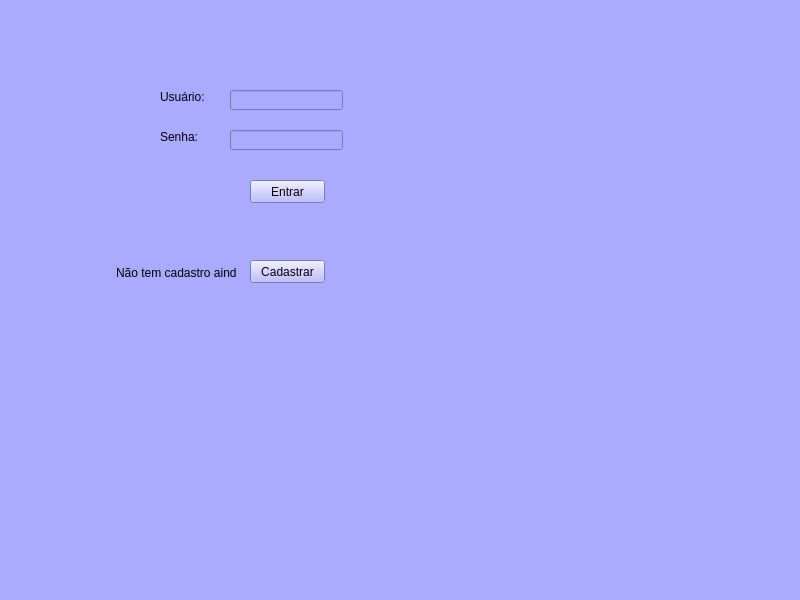
<?xml version="1.0" encoding="UTF-8"?>
<ui version="4.0">
 <class>MainWindow</class>
 <widget class="QMainWindow" name="MainWindow">
  <property name="geometry">
   <rect>
    <x>0</x>
    <y>0</y>
    <width>800</width>
    <height>600</height>
   </rect>
  </property>
  <property name="windowTitle">
   <string>MainWindow</string>
  </property>
  <property name="styleSheet">
   <string notr="true">background-color: rgb(170, 170, 255);</string>
  </property>
  <widget class="QWidget" name="centralwidget">
   <widget class="QPushButton" name="pushButton">
    <property name="geometry">
     <rect>
      <x>250</x>
      <y>180</y>
      <width>75</width>
      <height>23</height>
     </rect>
    </property>
    <property name="text">
     <string>Entrar</string>
    </property>
   </widget>
   <widget class="QLabel" name="label">
    <property name="geometry">
     <rect>
      <x>160</x>
      <y>90</y>
      <width>47</width>
      <height>13</height>
     </rect>
    </property>
    <property name="text">
     <string>Usuário:</string>
    </property>
   </widget>
   <widget class="QLabel" name="label_2">
    <property name="geometry">
     <rect>
      <x>160</x>
      <y>130</y>
      <width>47</width>
      <height>13</height>
     </rect>
    </property>
    <property name="text">
     <string>Senha:</string>
    </property>
   </widget>
   <widget class="QLabel" name="label_3">
    <property name="geometry">
     <rect>
      <x>116</x>
      <y>262</y>
      <width>121</width>
      <height>21</height>
     </rect>
    </property>
    <property name="text">
     <string>Não tem cadastro ainda?</string>
    </property>
   </widget>
   <widget class="QLabel" name="label_4">
    <property name="geometry">
     <rect>
      <x>240</x>
      <y>0</y>
      <width>101</width>
      <height>71</height>
     </rect>
    </property>
    <property name="styleSheet">
     <string notr="true">image: url(:/newPrefix/cifrao.png);</string>
    </property>
    <property name="text">
     <string/>
    </property>
   </widget>
   <widget class="QLineEdit" name="lineEdit">
    <property name="geometry">
     <rect>
      <x>230</x>
      <y>90</y>
      <width>113</width>
      <height>20</height>
     </rect>
    </property>
   </widget>
   <widget class="QLineEdit" name="lineEdit_2">
    <property name="geometry">
     <rect>
      <x>230</x>
      <y>130</y>
      <width>113</width>
      <height>20</height>
     </rect>
    </property>
   </widget>
   <widget class="QPushButton" name="pushButton_2">
    <property name="geometry">
     <rect>
      <x>250</x>
      <y>260</y>
      <width>75</width>
      <height>23</height>
     </rect>
    </property>
    <property name="text">
     <string>Cadastrar</string>
    </property>
   </widget>
  </widget>
  <widget class="QMenuBar" name="menubar">
   <property name="geometry">
    <rect>
     <x>0</x>
     <y>0</y>
     <width>800</width>
     <height>21</height>
    </rect>
   </property>
  </widget>
  <widget class="QStatusBar" name="statusbar"/>
 </widget>
 <resources>
  <include location="im.qrc"/>
 </resources>
 <connections/>
</ui>
